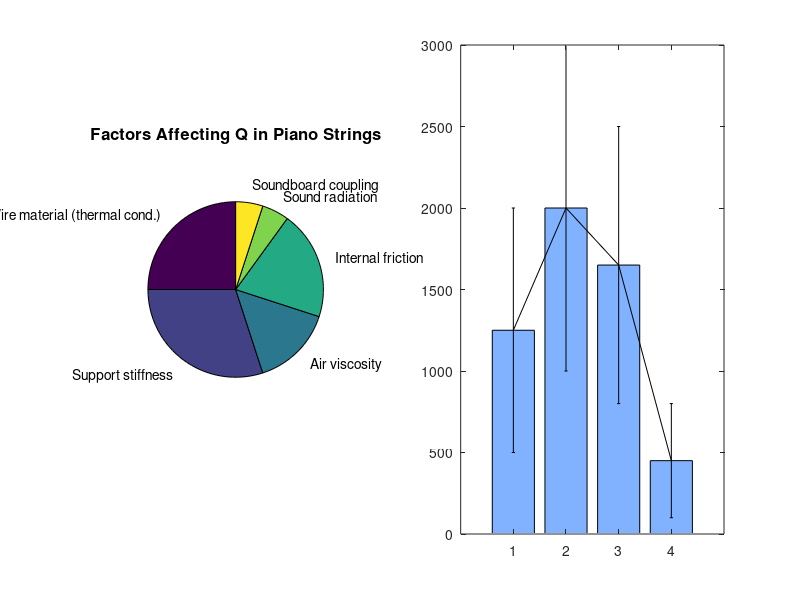

The MATLAB script that drew this image: (Note: this script raises an error after producing the figure.)
%% Figure 5a: Factors Affecting Q and Practical Adjustment Methods
clear; close all; clc;

% ===================== Data for Figure 5a =====================
% عوامل موثر بر Q (percentages)
factors = {'Wire material (thermal cond.)', 'Support stiffness', 'Air viscosity', ...
           'Internal friction', 'Sound radiation', 'Soundboard coupling'};
impact = [25, 30, 15, 20, 5, 5]; % درصد تاثیر هر عامل (تقریبی)

% روشهای عملی تنظیم Q
methods = {'Change wire material', 'Change tension', 'Modify supports', 'External damping'};
% محدودههای Q برای هر روش (min, max)
Q_min = [500, 1000, 800, 100];
Q_max = [2000, 3000, 2500, 800];
Q_mid = (Q_min + Q_max)/2;
Q_err = Q_mid - Q_min; % خطای متقارن برای نمایش range

% ===================== Create Figure 5a =====================
figure('Position', [100, 100, 1000, 400]);

% زیرنمودار چپ: pie chart
subplot(1,2,1);
pie(impact, factors);
title('Factors Affecting Q in Piano Strings', 'FontSize', 12);

% زیرنمودار راست: bar chart با error bars
subplot(1,2,2);
bar(Q_mid, 'FaceColor', [0.5 0.7 1]);
hold on;
errorbar(1:4, Q_mid, Q_err, 'k', 'LineStyle', 'none', 'LineWidth', 1.5);
set(gca, 'XTickLabel', methods, 'XTickLabelRotation', 45);
ylabel('Achievable Q Range');
title('Practical Methods to Adjust Q');
grid on;
ylim([0 3500]);

% ذخیره شکل ۵a
exportgraphics(gcf, 'Figure5a_Q_Factors.png', 'Resolution', 300);

%% Figure 5b: Minimum Required Q for κ > 0 Condition
% ===================== Data for Figure 5b =====================
L_lambda = 0.3:0.01:0.7;  % محدوده L/λ
Q_needed = 183.714 ./ (0.688 + 8.801*L_lambda); % از شرط κ > 0

% ===================== Create Figure 5b =====================
figure('Position', [100, 100, 500, 400]); % عرض یک ستون

plot(L_lambda, Q_needed, 'b-', 'LineWidth', 2);
xlabel('L / \lambda', 'FontSize', 12);
ylabel('Minimum Required Q', 'FontSize', 12);
title('Condition for \kappa > 0', 'FontSize', 12);
grid on;
xlim([0.3 0.7]);
ylim([0 300]);

% خطوط مرجع برای Q نتهای مختلف (اختیاری)
hold on;
yline(600, 'r--', 'LineWidth', 1.5, 'Label', 'Q = 600 (C7)');
yline(3000, 'g--', 'LineWidth', 1.5, 'Label', 'Q = 3000 (C2)');
legend('Q_{min} required', 'Location', 'northeast');

% ذخیره شکل ۵b
exportgraphics(gcf, 'Figure5b_Q_Minimum.png', 'Resolution', 300);
